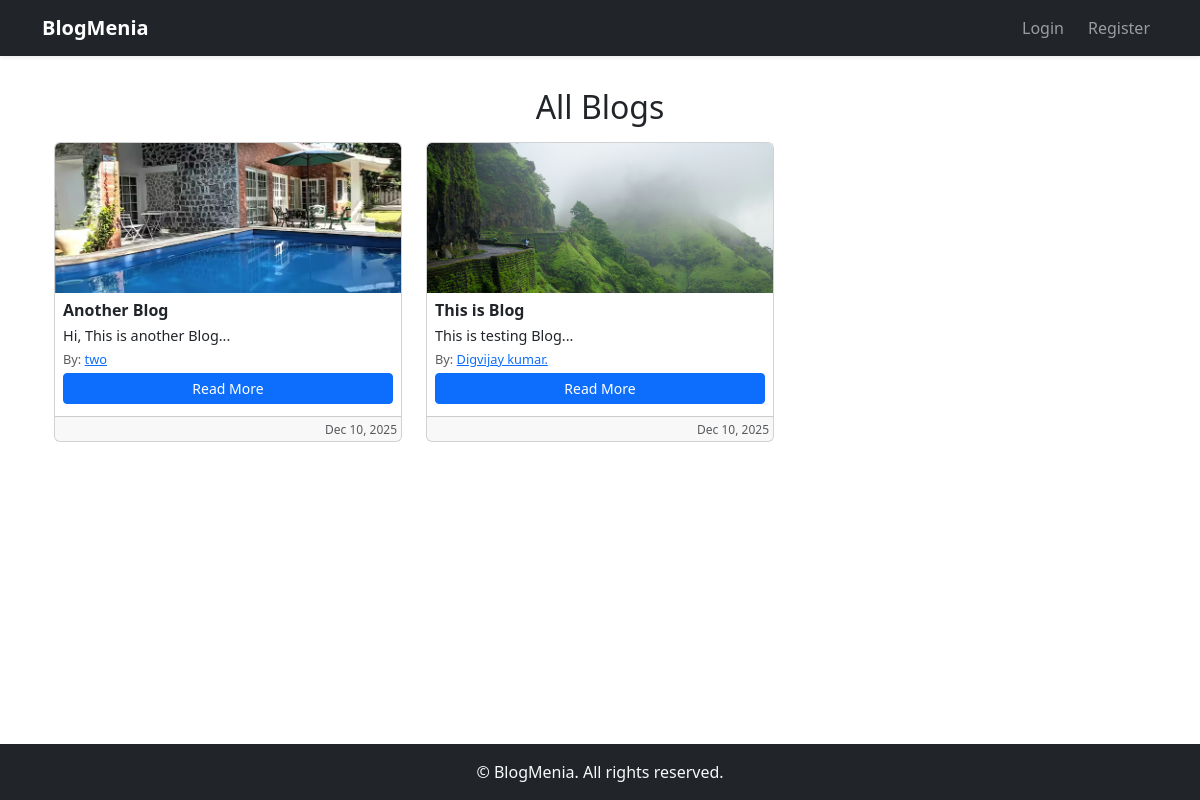
Before: / with the older database file.
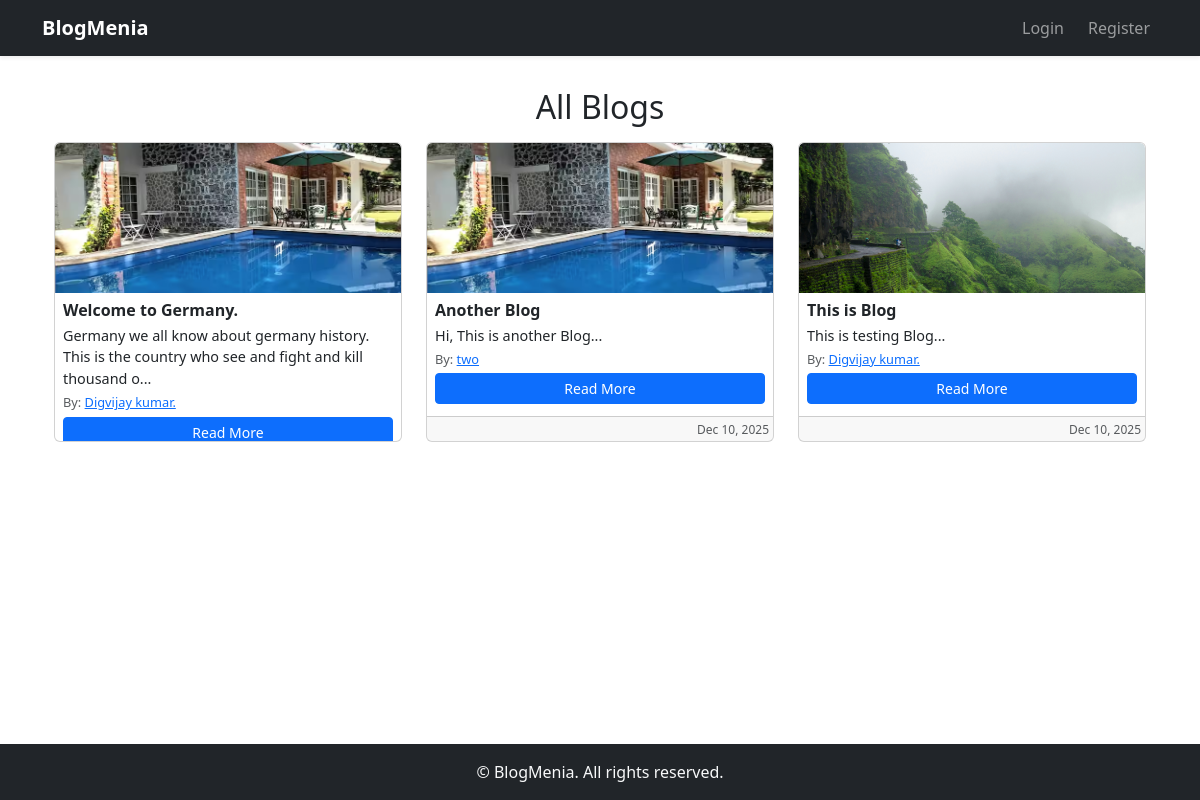
After: the same page with the newer database file.
### blog/models.py (models this page shows, shortened)
class Blog(models.Model):
    CATEGORY_CHOICES = [
        ('others', 'Others'),
        ('life', "Life"),
        ('food', "Food"),
        ('fashions', 'Fashions'),
        ('travel', 'Travel'),
        ('bollywood', 'Bollywood'),
        ('cricket', 'Cricket'),
        ('others', 'Others'),
    ]
    user = models.ForeignKey(settings.AUTH_USER_MODEL, on_delete=models.CASCADE)
    title = models.CharField(max_length=200)
    content = models.TextField(max_length=5000)
    category = models.CharField(max_length=50, choices=CATEGORY_CHOICES, default='others')
    image = models.ImageField(upload_to='blog_images/')
    createdAt = models.DateTimeField(auto_now_add=True)

### users/models.py (models this page shows, shortened)
class CustomUser(AbstractUser):
    fullName = models.CharField(max_length=150)
    email = models.EmailField(unique=True)
    USERNAME_FIELD = 'email'
    REQUIRED_FIELDS=['username', 'fullName']

### blog/views.py (the view)
# urls.py: 2. Add a URL to urlpatterns:  path('', views.home, name='home')
def home(request):
    blogs = Blog.objects.all().order_by('-createdAt')
    return render(request, 'home.html', {'blogs': blogs})

### templates/home.html (shortened to what this page needs)
{% extends "layout.html" %}
{% block content %}
<div class="container my-4">
    <h2 class="mb-3 text-center">All Blogs</h2>
    <div class="row">
        {% for blog in blogs %}
        <div class="col-md-6 col-lg-4 mb-3">
            <div class="card h-100" style="max-height: 300px; overflow: hidden;">
                {% if blog.image %}
                <img src="{{ blog.image.url }}" class="card-img-top img-fluid" alt="{{ blog.title }}" style="height:150px; object-fit:cover;">
                {% endif %}
                <div class="card-body d-flex flex-column p-2">
                    <h6 class="card-title fw-semibold mb-1">{{ blog.title|slice:"200" }}</h6>
                    <p class="card-text mb-1" style="font-size:0.9rem;">{{ blog.content|slice:":100" }}...</p>
                    <p class="text-muted mb-1" style="font-size:0.8rem;">
                        By: <a href="{% url 'profile_other' blog.user.id %}">{{ blog.user.fullName }}</a>
                    </p>
                    <a href="/blog/{{ blog.id }}/" class="btn btn-sm btn-primary mt-auto mb-1">Read More</a>
                </div>
                <div class="card-footer text-muted text-end p-1" style="font-size:0.75rem;">
                    {{ blog.createdAt|date:"M d, Y" }}
                </div>
            </div>
        </div>
        {% empty %}
        <p class="text-center">No blogs found.</p>
        {% endfor %}
    </div>
</div>
{% endblock %}

### templates/layout.html (shortened to what this page needs)
<!DOCTYPE html>
<html lang="en">
<head>
    <link href="https://cdn.jsdelivr.net/npm/bootstrap@5.3.8/dist/css/bootstrap.min.css" rel="stylesheet"
>
</head>
<body>
    <header id="header">
    <nav class="navbar navbar-expand-lg navbar-dark bg-dark shadow-sm">
        <div class="container">
            <a class="navbar-brand fw-bold" href="/">BlogMenia</a>
            <div class="collapse navbar-collapse" id="navbarNav">
                <ul class="navbar-nav ms-auto align-items-center">
                    {% if user.is_authenticated %}
                        <li class="nav-item me-2">
                            <a class="nav-link" href="{% url 'profile_view' %}">Profile</a>
                        </li>
                        <li class="nav-item me-2">
                            <a class="nav-link" href="{% url 'create_blog' %}">Create Blog</a>
                        </li>
                        <li class="nav-item me-2">
                            <button class="btn btn-outline-light btn-sm nav-link" type="button" data-bs-toggle="collapse" data-bs-target="#navbarSearch" aria-expanded="false" aria-controls="navbarSearch">
                                Search
                            </button>
                        </li>
                        <li class="nav-item">
                            <a class="nav-link btn btn-danger btn-sm text-white" href="{% url 'logout' %}">Logout</a>
                        </li>
                    {% else %}
                        <li class="nav-item me-2">
                            <a class="nav-link" href="{% url 'login' %}">Login</a>
                        </li>
                        <li class="nav-item">
                            <a class="nav-link" href="{% url 'register' %}">Register</a>
                        </li>
                    {% endif %}
                </ul>
            </div>
        </div>
    </nav>
</header>
    <main class="flex-grow-1 py-2">
        <div class="container">
            {% block content %}{% endblock %}
        </div>
    </main>
    <footer class="bg-dark text-light py-3 mt-auto">
        <div class="container text-center">
            &copy; {{ now|date:"Y" }} BlogMenia. All rights reserved.
        </div>
    </footer>
</body>
</html>

### templates/layout.html (style rules this page uses)
body { min-height: 100vh; display: flex; flex-direction: column; }
main { flex: 1 0 auto; }

Changed rows visible on the page:
added Blog: image (picture), title "Welcome to Germany.", content "Germany we all know about germany history. This is the country who see and fight and kill thousand o", user.fullName "Digvijay kumar."
